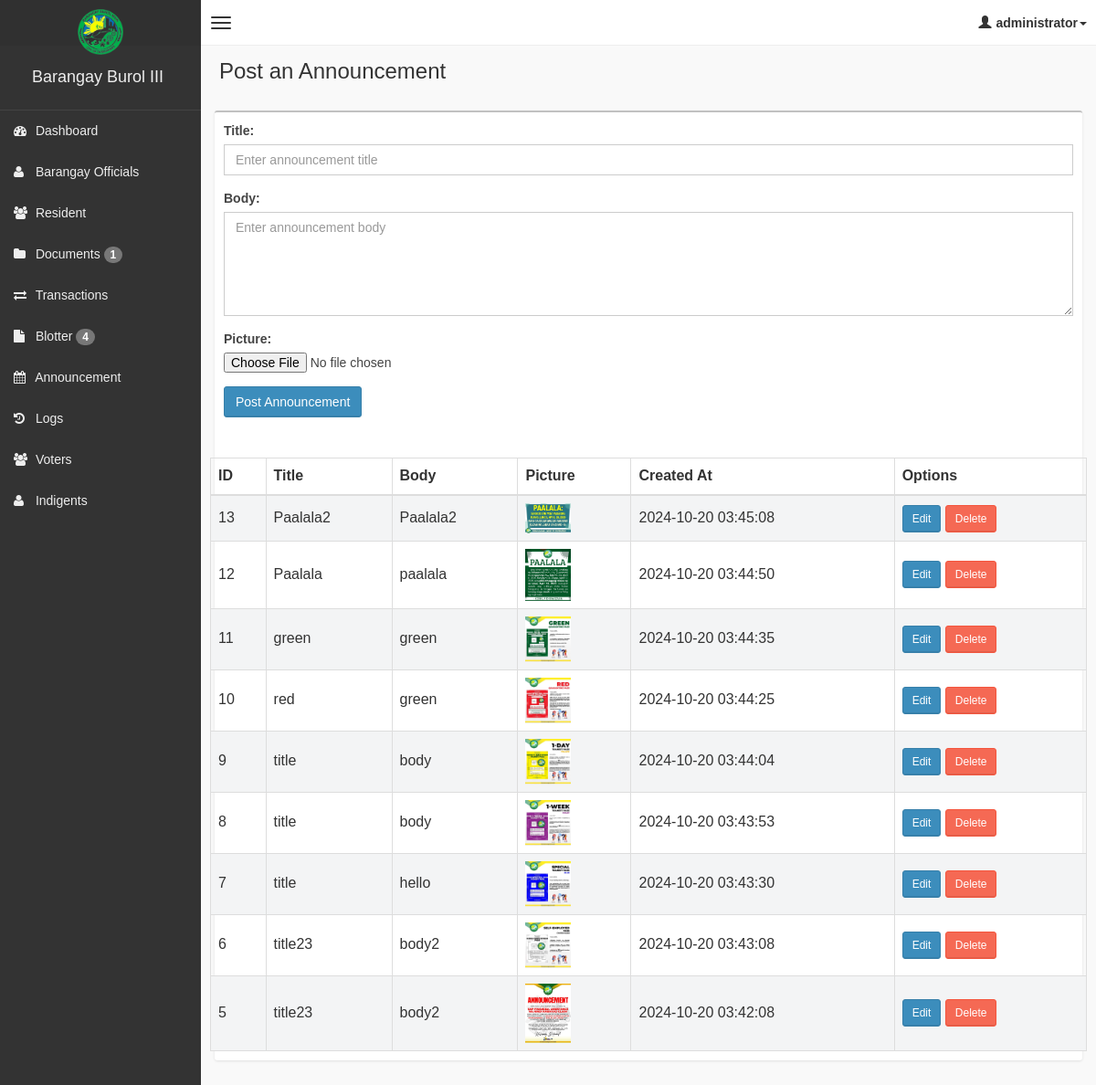
Page /admin/activity.php (signed in) on the committed database.
### tables this page shows
CREATE TABLE `announcements` (
  `id` int(11) NOT NULL,
  `title` varchar(255) NOT NULL,
  `body` text NOT NULL,
  `picture` varchar(255) DEFAULT NULL,
  `created_at` timestamp NOT NULL DEFAULT current_timestamp(),
  `is_archive` tinyint(1) DEFAULT 0
);

### admin/activity.php (the view, shortened to what this page needs)
<?php
if (!isset($_SESSION['role'])) {
    header("Location: login.php");
} else {
    include('main_style.php');
    ?>
    <body class="skin-black">
        <?php
        include "db.php";
        ?>
        <?php include('header.php'); ?>
        <div class="wrapper row-offcanvas row-offcanvas-left">
            <?php include('sidebar.php'); ?>
            <aside class="right-side">
                <section class="content-header">
                    <h1>
                        Post an Announcement
                    </h1>
                </section>
                <section class="content">
                    <div class="box">
                        <div class="box-header">
                            <div style="padding:10px;">
                                <form action="post_model.php" method="POST" enctype="multipart/form-data">
                                    <div class="form-group">
                                        <label for="title">Title:</label>
                                        <input type="text" class="form-control" name="title" id="title" placeholder="Enter announcement title" required>
                                    </div>
                                    <div class="form-group">
                                        <label for="body">Body:</label>
                                        <textarea class="form-control" name="body" id="body" rows="5" placeholder="Enter announcement body" required></textarea>
                                    </div>
                                    <div class="form-group">
                                        <label for="picture">Picture:</label>
                                        <input type="file" class="form-control-file" name="picture" id="picture" accept="image/*" required>
                                    </div>
                                    <button type="submit" class="btn btn-primary">Post Announcement</button>
                                </form>
                            </div>
                        </div>
                        <div class="box-body">
                            <div class="row">
                                <table id="announcementsTable" class="table table-bordered table-striped">
                                    <thead>
                                        <tr>
                                            <th>ID</th>
                                            <th>Title</th>
                                            <th>Body</th>
                                            <th>Picture</th>
                                            <th>Created At</th>
                                            <th>Options</th>
                                        </tr>
                                    </thead>
                                    <tbody>
                                        <?php
                                        $query = $pdo->query("SELECT * FROM announcements ORDER BY created_at DESC");
                                        while ($row = $query->fetch(PDO::FETCH_ASSOC)) {
                                            echo '
                                        <tr>
                                            <td>' . $row['id'] . '</td>
                                            <td>' . $row['title'] . '</td>
                                            <td>' . $row['body'] . '</td>
                                            <td><img src="' . $row['picture'] . '" alt="Announcement Image" width="50"></td>
                                            <td>' . $row['created_at'] . '</td>
                                            <td>
                                                <button class="btn btn-primary btn-sm" data-toggle="modal" data-target="#editAnnouncementModal' . $row['id'] . '">Edit</button>
                                                <button class="btn btn-danger btn-sm" data-toggle="modal" data-target="#deleteAnnouncementModal' . $row['id'] . '">Delete</button>
                                            </td>
                                        </tr>
                                        ';
                                        }
                                        ?>
                                    </tbody>
                                </table>
                            </div>
                        </div>
                    </div>
                </section>
            </aside>
        </div>
    </body>
<?php } ?>

### admin/assets/css/AdminLTE.css (style rules this page uses)
html, body { overflow-x: hidden!important; font-family: 'Source Sans Pro', sans-serif; -webkit-font-smoothing: antialiased; min-height: 100%; background: #f9f9f9; }
.wrapper { min-height: 100%; }
.wrapper:before, .wrapper:after { display: table; content: " "; }
.wrapper:after { clear: both; }
.right-side, .left-side { min-height: 100%; display: block; }
.right-side { background-color: #f9f9f9; margin-left: 220px; }
.content { padding: 20px 15px; background: #f9f9f9; }
h1, h2, h3, h4, h5, h6, .h1, .h2, .h3, .h4, .h5, .h6 { font-family: 'Source Sans Pro', sans-serif; }
img { max-width: 100%important; }
.table-striped > tbody > tr:nth-child(odd) > td, .table-striped > tbody > tr:nth-child(odd) > th { background-color: #f3f4f5; }
.right-side > .content-header { position: relative; padding: 15px 15px 10px 20px; }
.right-side > .content-header > h1 { margin: 0; font-size: 24px; }
.form-control { -webkit-border-radius: 0px !important; -moz-border-radius: 0px !important; border-radius: 0px !important; box-shadow: none; }
.box { position: relative; background: #ffffff; border-top: 2px solid #c1c1c1; margin-bottom: 20px; -webkit-border-radius: 3px; -moz-border-radius: 3px; border-radius: 3px; width: 100%; box-shadow: 0px 1px 3px rgba(0, 0, 0, 0.1); }
.box .box-header { position: relative; -webkit-border-top-left-radius: 3px; -webkit-border-top-right-radius: 3px; -webkit-border-bottom-right-radius: 0; -webkit-border-bottom-left-radius: 0; -moz-border-radius-topleft: 3px; -moz-border-radius-topright: 3px; -moz-border-radius-bottomright: 0; -moz-border-radius-bottomleft: 0; border-top-left-radius: 3px; border-top-right-radius: 3px; border-bottom-right-radius: 0; border-bottom-left-radius: 0; border-bottom: 0px solid #f4f4f4; color: #444; padding-bottom: 10px; }
.box .box-header:before, .box .box-header:after { display: table; content: " "; }
.box .box-header:after { clear: both; }
.box .box-body { padding: 10px; -webkit-border-top-left-radius: 0; -webkit-border-top-right-radius: 0; -webkit-border-bottom-right-radius: 3px; -webkit-border-bottom-left-radius: 3px; -moz-border-radius-topleft: 0; -moz-border-radius-topright: 0; -moz-border-radius-bottomright: 3px; -moz-border-radius-bottomleft: 3px; border-top-left-radius: 0; border-top-right-radius: 0; border-bottom-right-radius: 3px; border-bottom-left-radius: 3px; }
.box .box-body .table { margin-bottom: 0; }
.btn { font-weight: 500; -webkit-border-radius: 3px; -moz-border-radius: 3px; border-radius: 3px; border: 1px solid transparent; -webkit-box-shadow: inset 0px -2px 0px 0px rgba(0, 0, 0, 0.09); -moz-box-shadow: inset 0px -2px 0px 0px rgba(0, 0, 0, 0.09); box-shadow: inset 0px -1px 0px 0px rgba(0, 0, 0, 0.09); }
.btn.btn-primary { background-color: #3c8dbc; border-color: #367fa9; }
.btn.btn-danger { background-color: #f56954; border-color: #f4543c; }
.btn.btn-sm { font-size: 12px; }
.skin-black .right-side > .content-header { background: transparent; box-shadow: none; }

### rows in the picture
announcements: id "13", title "Paalala2", body "Paalala2", picture (picture), created_at "2024-10-20 03:45:08"
announcements: id "12", title "Paalala", body "paalala", picture (picture), created_at "2024-10-20 03:44:50"
announcements: id "11", title "green", body "green", picture (picture), created_at "2024-10-20 03:44:35"
announcements: id "10", title "red", body "green", picture (picture), created_at "2024-10-20 03:44:25"
announcements: id "9", title "title", body "body", picture (picture), created_at "2024-10-20 03:44:04"
announcements: id "8", title "title", body "body", picture (picture), created_at "2024-10-20 03:43:53"
announcements: id "7", title "title", body "hello", picture (picture), created_at "2024-10-20 03:43:30"
announcements: id "6", title "title23", body "body2", picture (picture), created_at "2024-10-20 03:43:08"
announcements: id "5", title "title23", body "body2", picture (picture), created_at "2024-10-20 03:42:08"

### other values in the picture
$_SESSION['role'] "administrator"
$pendingDocumentCount "1"
$PendingBlotterCount "4"
